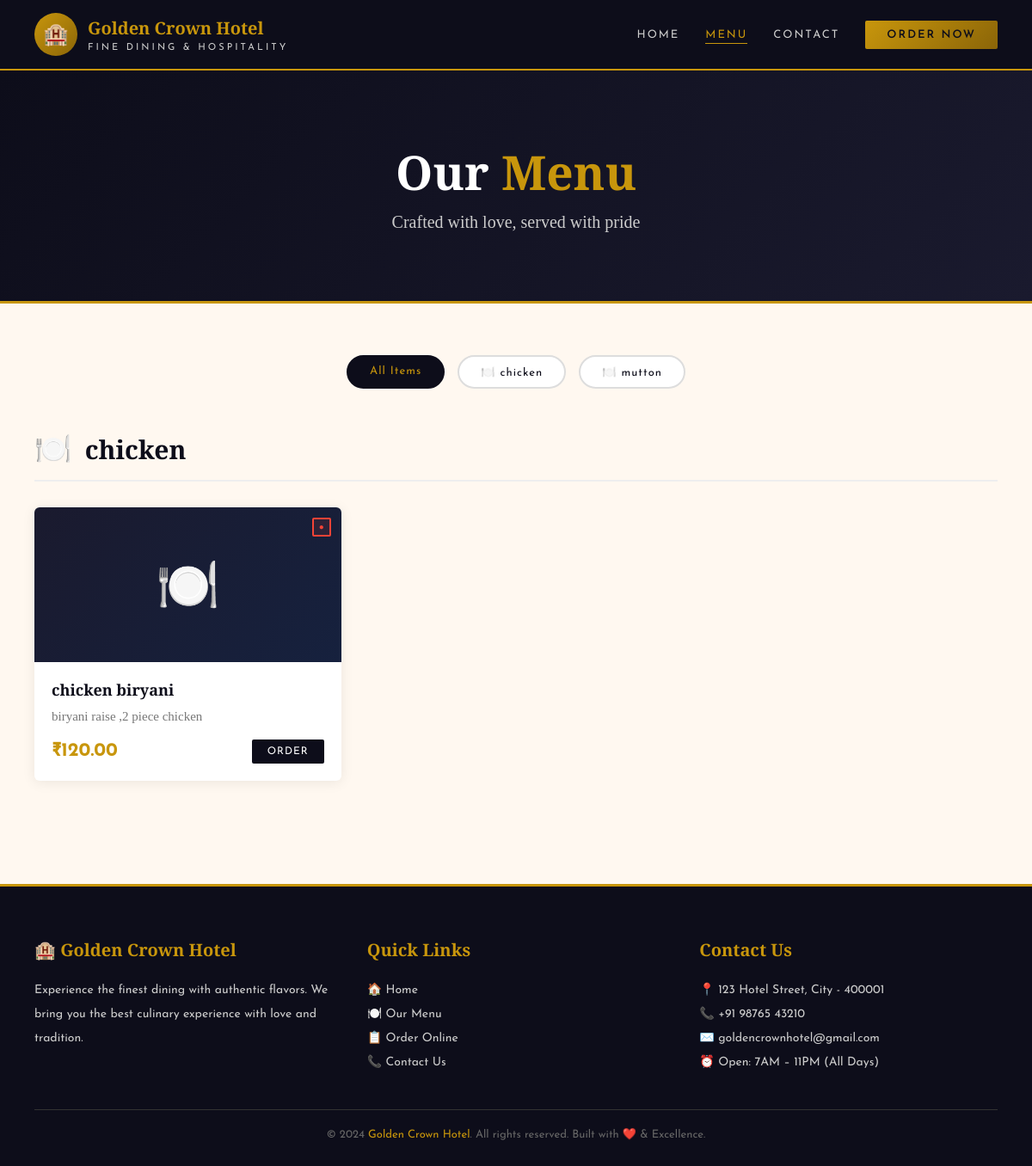
The app's page /menu/ with its own data.
### hotel/models.py (models this page shows, shortened)
class Category(models.Model):
    name = models.CharField(max_length=100)
    icon = models.CharField(max_length=50, default='🍽️')
    description = models.TextField(blank=True)
    is_active = models.BooleanField(default=True)
    created_at = models.DateTimeField(auto_now_add=True)
    class Meta:
        verbose_name_plural = 'Categories'
        ordering = ['name']

class MenuItem(models.Model):
    category = models.ForeignKey(Category, on_delete=models.CASCADE, related_name='items')
    name = models.CharField(max_length=200)
    description = models.TextField(blank=True)
    price = models.DecimalField(max_digits=10, decimal_places=2)
    image = models.ImageField(upload_to='menu_items/', blank=True, null=True)
    is_available = models.BooleanField(default=True)
    is_veg = models.BooleanField(default=False)
    is_featured = models.BooleanField(default=False)
    created_at = models.DateTimeField(auto_now_add=True)
    updated_at = models.DateTimeField(auto_now=True)

### hotel/views.py (the view)
# urls.py: path('menu/', views.menu_page, name='menu'),
def menu_page(request):
    categories = Category.objects.filter(is_active=True).prefetch_related('items')
    category_id = request.GET.get('category')
    selected_category = None
    items = MenuItem.objects.filter(is_available=True)
    if category_id:
        selected_category = get_object_or_404(Category, id=category_id)
        items = items.filter(category=selected_category)
    return render(request, 'hotel/menu.html', {
        'categories': categories, 'items': items, 'selected_category': selected_category
    })

### hotel/templates/hotel/menu.html (shortened to what this page needs)
{% extends 'hotel/base.html' %}
{% block content %}
<div class="page-hero">
  <h1>Our <span>Menu</span></h1>
  <p>Crafted with love, served with pride</p>
</div>
<div class="menu-container">
  <div class="filter-bar">
    <a href="/menu/" class="filter-btn {% if not selected_category %}active{% endif %}">All Items</a>
    {% for cat in categories %}
    <a href="/menu/?category={{ cat.id }}" class="filter-btn {% if selected_category.id == cat.id %}active{% endif %}">{{ cat.icon }} {{ cat.name }}</a>
    {% endfor %}
  </div>
  {% if selected_category %}
  <div class="menu-section">
    <div class="cat-header">
      <span class="cat-icon">{{ selected_category.icon }}</span>
      <h2 class="cat-title">{{ selected_category.name }}</h2>
    </div>
    <div class="menu-grid">
      {% for item in items %}
      <div class="menu-card">
        <div class="card-img">
          {% if item.image %}<img src="{{ item.image.url }}" alt="{{ item.name }}">{% else %}🍽️{% endif %}
          <span class="veg-dot {% if item.is_veg %}veg{% else %}nonveg{% endif %}">{% if item.is_veg %}●{% else %}●{% endif %}</span>
        </div>
        <div class="card-body">
          <h3>{{ item.name }}</h3>
          <p>{{ item.description|default:"Delicious and freshly prepared." }}</p>
          <div class="card-footer">
            <span class="price">₹{{ item.price }}</span>
            {% if item.is_available %}
            <a href="/order/" class="add-btn" style="background:var(--dark);color:white;padding:8px 18px;text-decoration:none;font-size:12px;letter-spacing:1px;text-transform:uppercase;border-radius:2px;">Order</a>
            {% else %}<span class="unavailable">Currently Unavailable</span>{% endif %}
          </div>
        </div>
      </div>
      {% empty %}
      <p>No items in this category.</p>
      {% endfor %}
    </div>
  </div>
  {% else %}
  {% for cat in categories %}
  {% with items=cat.items.all %}
  {% if items %}
  <div class="menu-section">
    <div class="cat-header">
      <span class="cat-icon">{{ cat.icon }}</span>
      <h2 class="cat-title">{{ cat.name }}</h2>
    </div>
    <div class="menu-grid">
      {% for item in items %}
      {% if item.is_available %}
      <div class="menu-card">
        <div class="card-img">
          {% if item.image %}<img src="{{ item.image.url }}" alt="{{ item.name }}">{% else %}🍽️{% endif %}
          <span class="veg-dot {% if item.is_veg %}veg{% else %}nonveg{% endif %}">●</span>
        </div>
        <div class="card-body">
          <h3>{{ item.name }}</h3>
          <p>{{ item.description|default:"Freshly prepared with finest ingredients." }}</p>
          <div class="card-footer">
            <span class="price">₹{{ item.price }}</span>
            <a href="/order/" style="background:var(--dark);color:white;padding:8px 18px;text-decoration:none;font-size:12px;letter-spacing:1px;text-transform:uppercase;border-radius:2px;">Order</a>
          </div>
        </div>
      </div>
      {% endif %}
      {% endfor %}
    </div>
  </div>
  {% endif %}
  {% endwith %}
  {% endfor %}
  {% endif %}
</div>
{% endblock %}

### hotel/templates/hotel/base.html (style rules this page uses)
:root { --gold: #C8960C; --gold-light: #F0C040; --gold-dark: #8B6508; --dark: #0D0D1A; --dark2: #1a1a2e; --dark3: #16213e; --cream: #FFF8F0; --white: #ffffff; --text-light: #ccc; }
* { margin: 0; padding: 0; box-sizing: border-box; }
body { font-family: 'Josefin Sans', sans-serif; background: var(--cream); color: var(--dark); }

### hotel/templates/hotel/menu.html (style rules this page uses)
.page-hero { background: linear-gradient(135deg, var(--dark), var(--dark2)); padding: 80px 40px; text-align: center; border-bottom: 3px solid var(--gold); }
.page-hero h1 { font-family: 'Playfair Display', serif; font-size: 55px; color: white; }
.page-hero h1 span { color: var(--gold); }
.page-hero p { font-family: 'Crimson Text', serif; font-size: 20px; color: var(--text-light); margin-top: 10px; }
.menu-container { max-width: 1200px; margin: 0 auto; padding: 60px 40px; }
.filter-bar { display: flex; gap: 15px; flex-wrap: wrap; justify-content: center; margin-bottom: 50px; }
.filter-btn { padding: 10px 25px; border: 2px solid #ddd; background: white; border-radius: 30px; cursor: pointer; font-family: 'Josefin Sans', sans-serif; letter-spacing: 1px; font-size: 13px; text-decoration: none; color: var(--dark); transition: all 0.3s; }
.filter-btn:hover, .filter-btn.active { background: var(--dark); color: var(--gold); border-color: var(--dark); }
.menu-section { margin-bottom: 60px; }
.cat-header { display: flex; align-items: center; gap: 15px; margin-bottom: 30px; padding-bottom: 15px; border-bottom: 2px solid #eee; }
.cat-icon { font-size: 35px; }
.cat-title { font-family: 'Playfair Display', serif; font-size: 30px; }
.menu-grid { display: grid; grid-template-columns: repeat(3, 1fr); gap: 25px; }
.menu-card { background: white; border-radius: 6px; overflow: hidden; box-shadow: 0 2px 15px rgba(0,0,0,0.08); transition: all 0.3s; }
.card-img { height: 180px; background: linear-gradient(135deg, var(--dark2), var(--dark3)); display: flex; align-items: center; justify-content: center; font-size: 60px; position: relative; }
.veg-dot { position: absolute; top: 12px; right: 12px; width: 22px; height: 22px; border-radius: 2px; border: 2px solid; display: flex; align-items: center; justify-content: center; font-size: 10px; font-weight: 700; }
.veg-dot.nonveg { border-color: #f44336; background: rgba(244,67,54,0.1); color: #f44336; }
.card-body { padding: 20px; }
.card-body h3 { font-family: 'Playfair Display', serif; font-size: 18px; margin-bottom: 8px; }
.card-body p { font-size: 14px; color: #777; font-family: 'Crimson Text', serif; font-size: 15px; line-height: 1.5; margin-bottom: 15px; }
.card-footer { display: flex; align-items: center; justify-content: space-between; }
.price { font-size: 22px; font-weight: 700; color: var(--gold); }

### records on screen
Category: icon "🍽️", name "chicken"
Category: icon "🍽️", name "mutton"
MenuItem: name "chicken biryani", description "biryani raise ,2 piece chicken", price "120.00"
